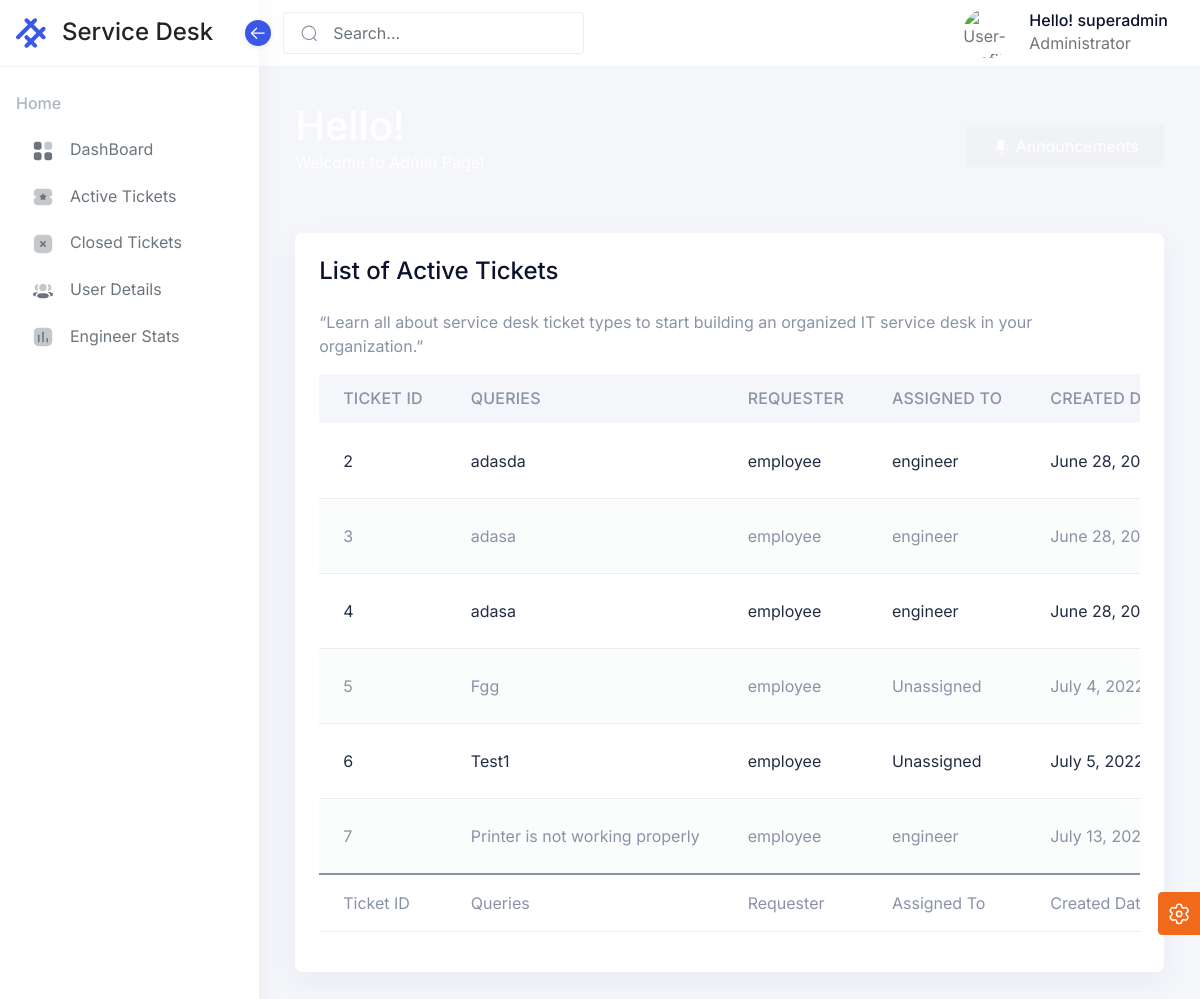
Screenshot of /admintable/ (signed in) with the database file from the repository.
### tickets/models.py (models this page shows, shortened)
class User(AbstractUser):
    userId = models.CharField(max_length=300)
    email = models.EmailField(max_length=5000, unique=True)
    mobNo = models.CharField(max_length=13)
    address = models.TextField(max_length=2000)
    designation = models.CharField(max_length=200)
    date_joined = models.DateTimeField(auto_now_add=True)
    last_login = models.DateTimeField(null=True)
    is_superadmin=models.BooleanField('is superadmin', default=False)
    is_admin=models.BooleanField('is admin', default=False)
    is_engineer=models.BooleanField('is engineer', default=False)
    is_employee=models.BooleanField('is employee', default=False)

class Tickets(models.Model):
    Id=models.IntegerField(primary_key=True)
    username=models.CharField(max_length=100, blank=True, null=True)
    category=models.CharField(max_length=100, blank=True, null=True)
    location=models.CharField(max_length=100, blank=True, null=True)
    subfactory=models.CharField(max_length=100, blank=True, null=True)
    item=models.CharField(max_length=100, blank=True, null=True)
    queries=models.CharField(max_length=1000, blank=True, null=True)
    Description=models.TextField(max_length=1000, blank=True, null=True)
    mobileNo=models.CharField(max_length=13, blank=True, null=True)
    mail=models.CharField(max_length=1000, blank=True, null=True)
    engmobileNo=models.CharField(max_length=13, blank=True, null=True)
    engmail=models.CharField(max_length=1000, blank=True, null=True)
    priority=models.CharField(max_length=50, blank=True, null=True)
    status=models.CharField(max_length=50,blank=True, null=True)
    assigned=models.CharField(max_length=100,blank=True, null=True)
    assigned_date = models.DateField(blank=True, null=True)
    due_date=models.DateField(blank=True, null=True)
    uploadFile=models.FileField(blank=True, null=True)
    admindesc=models.CharField(max_length=10000,blank=True, null=True)
    issueReport=models.CharField(max_length=10000,blank=True, null=True)
    problemDesc=models.CharField(max_length=10000,blank=True, null=True)
    causeProb=models.CharField(max_length=10000,blank=True, null=True)
    solGiven=models.CharField(max_length=10000,blank=True, null=True)
    notes=models.CharField(max_length=10000,blank=True, null=True)

### tickets/views.py (the view)
# urls.py: path('admintable/', views.admintable, name='admintable'),
@login_required(login_url='login')
def admintable(request):
    if request.user.is_authenticated:
        if request.user.is_authenticated:
            tickets=Tickets.objects.all()
            tickets_count=tickets.count()
            closedticket=Tickets.objects.filter(status = 'closed')
            closedtickets=closedticket.count()
            assignedticket=Tickets.objects.filter(status ='assigned')
            assignedtickets=assignedticket.count()
            todoticket=Tickets.objects.filter(status ='To Do')
            todotickets=todoticket.count()
            onticket=Tickets.objects.filter(status ='On Progress')
            ontickets=onticket.count()
            testticket=Tickets.objects.filter(status ='Testing')
            testtickets=testticket.count()
            compticket=Tickets.objects.filter(status ='Completed')
            comptickets=compticket.count()
            activetickets=comptickets+testtickets+ontickets+todotickets+assignedtickets
            paginator=Paginator(tickets,5)
            page_number=request.GET.get('page')
            tickets_pager=paginator.get_page(page_number)
        return render(request, 'admin/admin.html',{
            "tickets":tickets,
        "tickets_count":tickets_count,
        "closedtickets":closedtickets,
        "assignedtickets":assignedtickets,
        "todotickets":todotickets,
        "ontickets": ontickets,
        "testtickets":testtickets,
        "comptickets":comptickets,
        "activetickets":activetickets,
        })
    else:
        return render(request, 'login/login.html', {})

### templates/admin/admin.html (shortened to what this page needs)
{% extends 'adminbasic.html' %}
{% load static %}
{% block content %}
<div class="iq-navbar-header" style="height: 215px;">
    <div class="container-fluid iq-container">
        <div class="row">
            <div class="col-md-12">
                <div class="flex-wrap d-flex justify-content-between align-items-center">
                    <div>
                     <h1>Hello!</h1>
                     <p>Welcome to Admin Page!</p>
                    </div>
                    <div>
                        <a href="" class="btn btn-link btn-soft-light">
                        </a>
                    </div>
                </div>
            </div>
        </div>
    </div>
    <div class="iq-header-img">
    </div>
</div>
</div>
<div class="conatiner-fluid content-inner mt-n5 py-0">
    <div class="row">
       <div class="col-sm-12">
          <div class="card" data-aos="fade-up" data-aos-delay="700">
             <div class="card-header d-flex justify-content-between">
                <div class="header-title">
                   <h4 class="card-title">List of Active Tickets</h4>
                </div>
             </div>
             <div class="card-body">
                <p>“Learn all about service desk ticket types to start building an organized IT service desk in your organization.”</p>
                <div class="table-responsive" >
                   <table id="datatable" class="table table-striped" data-toggle="data-table">
                      <thead>
                         <tr>
                            <th>Ticket ID</th>
                            <th>Queries</th>
                            <th>Requester</th>
                            <th>Assigned To</th>
                            <th>Created Date</th>
                         </tr>
                      </thead>
                      <tbody>
                        {% for statuse in tickets %}
                        {% if statuse.status != "closed" %}
                          <tr>
                            <td scope="row"> {{ statuse.Id }} </td>
                            <td> {{ statuse.queries }} </td>
                            <td> {{ statuse.username }} </td>
                            <td> {{ statuse.assigned }} </td>
                            <td> {{ statuse.assigned_date }} </td>
                          </tr>
                          {% endif %}
              {% endfor %}
                      </tbody>
                      <tfoot>
                         <tr>
                            <td>Ticket ID</td>
                            <td>Queries</td>
                            <td>Requester</td>
                            <td>Assigned To</td>
                            <td>Created Date</td>
                         </tr>
                      </tfoot>
                   </table>
                </div>
             </div>
          </div>
       </div>
    </div>
      </div>
    </main>
<a class="btn btn-fixed-end btn-warning btn-icon btn-setting" data-bs-toggle="offcanvas" data-bs-target="#offcanvasExample" role="button" aria-controls="offcanvasExample">
   </a>
{% endblock %}

### templates/adminbasic.html (shortened to what this page needs)
{% load static %}
<!doctype html>
<html lang="en" dir="ltr">
  <head>
     <link href="https://unpkg.com/aos@2.3.1/dist/aos.css" rel="stylesheet">
     <link rel="stylesheet" href="https://cdnjs.cloudflare.com/ajax/libs/Chart.js/2.8.0/Chart.min.css" />
      <link rel="stylesheet" href="{% static 'assets/css/core/libs.min.css' %}" />
      <link rel="stylesheet" href="{% static 'assets/css/hope-ui.min.css' %}" />
      <link rel="stylesheet" href="{% static 'assets/css/custom.min.css' %}" />
      <link rel="stylesheet" href="{% static 'assets/css/dark.min.css' %}"/>
      <link rel="stylesheet" href="{% static 'assets/css/customizer.min.css' %}" />
      <link rel="stylesheet" href="{% static 'assets/css/rtl.min.css' %}"/>
  </head>
  <body class="  ">
    <aside class="sidebar sidebar-default navs-rounded-all ">
        <div class="sidebar-header d-flex align-items-center justify-content-start">
            <a href="../../dashboard/index.html" class="navbar-brand">
                            <h4 class="logo-title">Service Desk</h4>
            </a>
            <div class="sidebar-toggle" data-toggle="sidebar" data-active="true">
                <i class="icon">
                </i>
            </div>
        </div>
        <div class="sidebar-body pt-0 data-scrollbar">
            <div class="sidebar-list">
                <ul class="navbar-nav iq-main-menu" id="sidebar-menu">
                    <li class="nav-item static-item">
                        <a class="nav-link static-item disabled" href="#" tabindex="-1">
                            <span class="default-icon">Home</span>
                        </a>
                    </li>
                    <li class="nav-item">
                        <a class="nav-link " aria-current="page" href="{% url 'admin' %}">
                            <i class="icon">
                            </i>
                            <span class="item-name">DashBoard</span>
                        </a>
                    </li>
                    <li class="nav-item">
                        <a class="nav-link " aria-current="page" href="{% url 'admintable' %}">
                            <i class="icon">
                            </i>
                            <span class="item-name">Active Tickets</span>
                        </a>
                    </li>
                    <li class="nav-item">
                        <a class="nav-link " aria-current="page" href="{% url 'adminclosed' %}">
                            <i class="icon">
                            </i>
                            <span class="item-name">Closed Tickets</span>
                        </a>
                    </li>
                    <li class="nav-item">
                        <a class="nav-link " aria-current="page" href="{% url 'user_detail' %}">
                            <i class="icon">
                            </i>
                            <span class="item-name">User Details</span>
                        </a>
                    </li>
                    <li class="nav-item">
                        <a class="nav-link " aria-current="page" href="{% url 'stats' %}">
                            <i class="icon">
                            </i>
                            <span class="item-name">Engineer Stats</span>
                        </a>
                    </li>
                </ul>
                        </div>
        </div>
    </aside>    <main class="main-content">
      <div class="position-relative iq-banner">
        <nav class="nav navbar navbar-expand-lg navbar-light iq-navbar">
          <div class="container-fluid navbar-inner">
            <div class="input-group search-input">
              <span class="input-group-text" id="search-input">
              </span>
              <input type="search" class="form-control" placeholder="Search...">
            </div>
            <div class="collapse navbar-collapse" id="navbarSupportedContent">
              <ul class="mb-2 navbar-nav ms-auto align-items-center navbar-list mb-lg-0">
                <li class="nav-item dropdown">
                  <a class="py-0 nav-link d-flex align-items-center" href="#" id="navbarDropdown" role="button" data-bs-toggle="dropdown" aria-expanded="false">
                    <img src="{% static 'assets/images/avatars/01.png' %}" alt="User-Profile" class="theme-color-default-img img-fluid avatar avatar-50 avatar-rounded">
                    <div class="caption ms-3 d-none d-md-block ">
                        <h6 class="mb-0 caption-title">Hello! {{user.username}}</h6>
                        <p class="mb-0 caption-sub-title">Administrator</p>
                    </div>
                  </a>
                </li>
              </ul>
            </div>
          </div>
        </nav>
        {% if user.is_authenticated %}
        {% block content %}{% endblock content %}
        {% else %}
        <p>login here : <a href="{% url 'login' %}"></a></p>
        {% endif %}
  </body>
</html>

### rows the page displays
User: username "superadmin"
Tickets: Id "2", queries "adasda", username "employee", assigned "engineer", assigned_date "June 28,…"
Tickets: Id "3", queries "adasa", username "employee", assigned "engineer", assigned_date "June 28,…"
Tickets: Id "4", queries "adasa", username "employee", assigned "engineer", assigned_date "June 28,…"
Tickets: Id "5", queries "Fgg", username "employee", assigned "Unassigned", assigned_date "July 4,…"
Tickets: Id "6", queries "Test1", username "employee", assigned "Unassigned", assigned_date "July 5,…"
Tickets: Id "7", queries "Printer is not working properly", username "employee", assigned "engineer", assigned_date "July 13,…"
